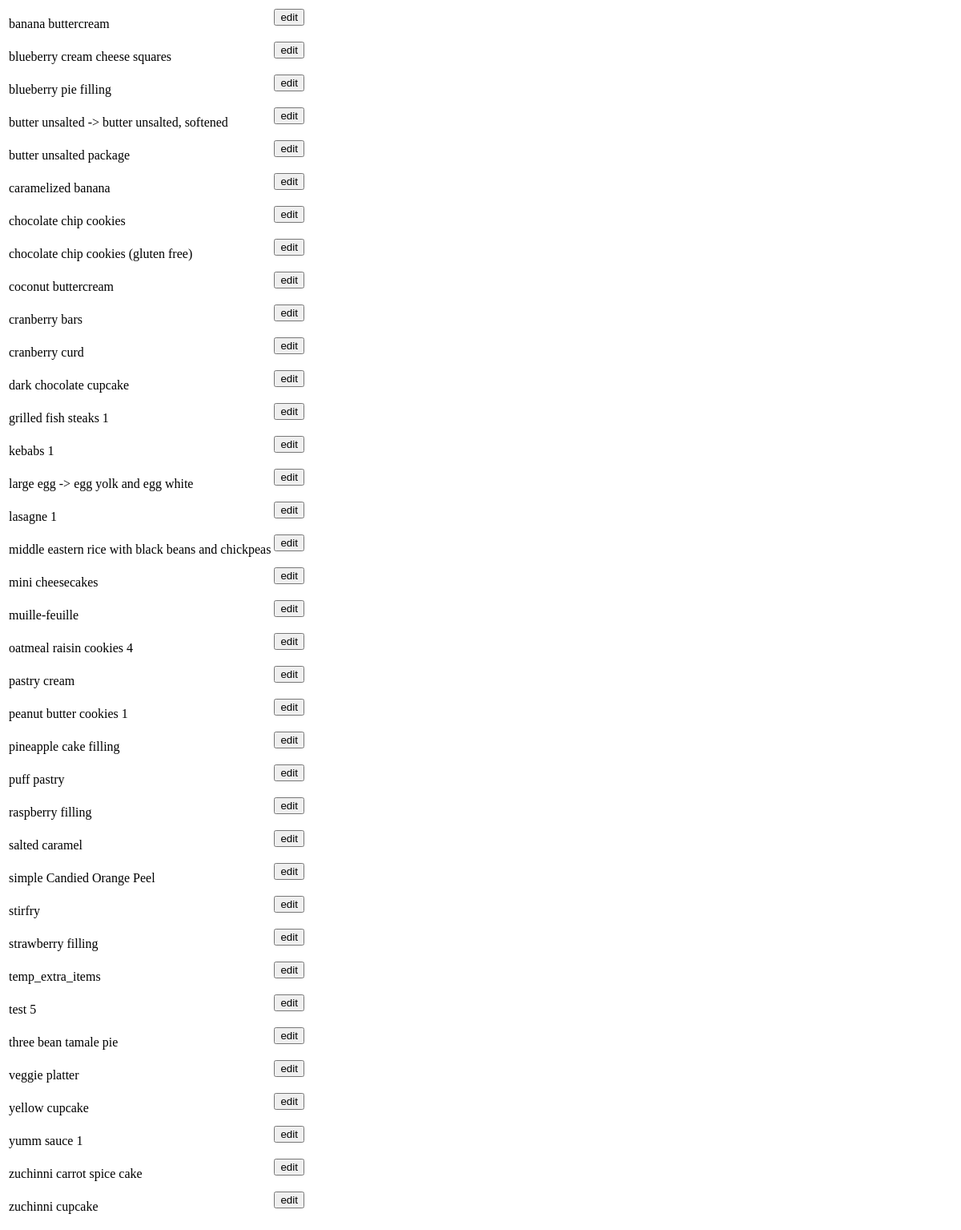
Before: /kitchen/recipe_list/ with the older database file.
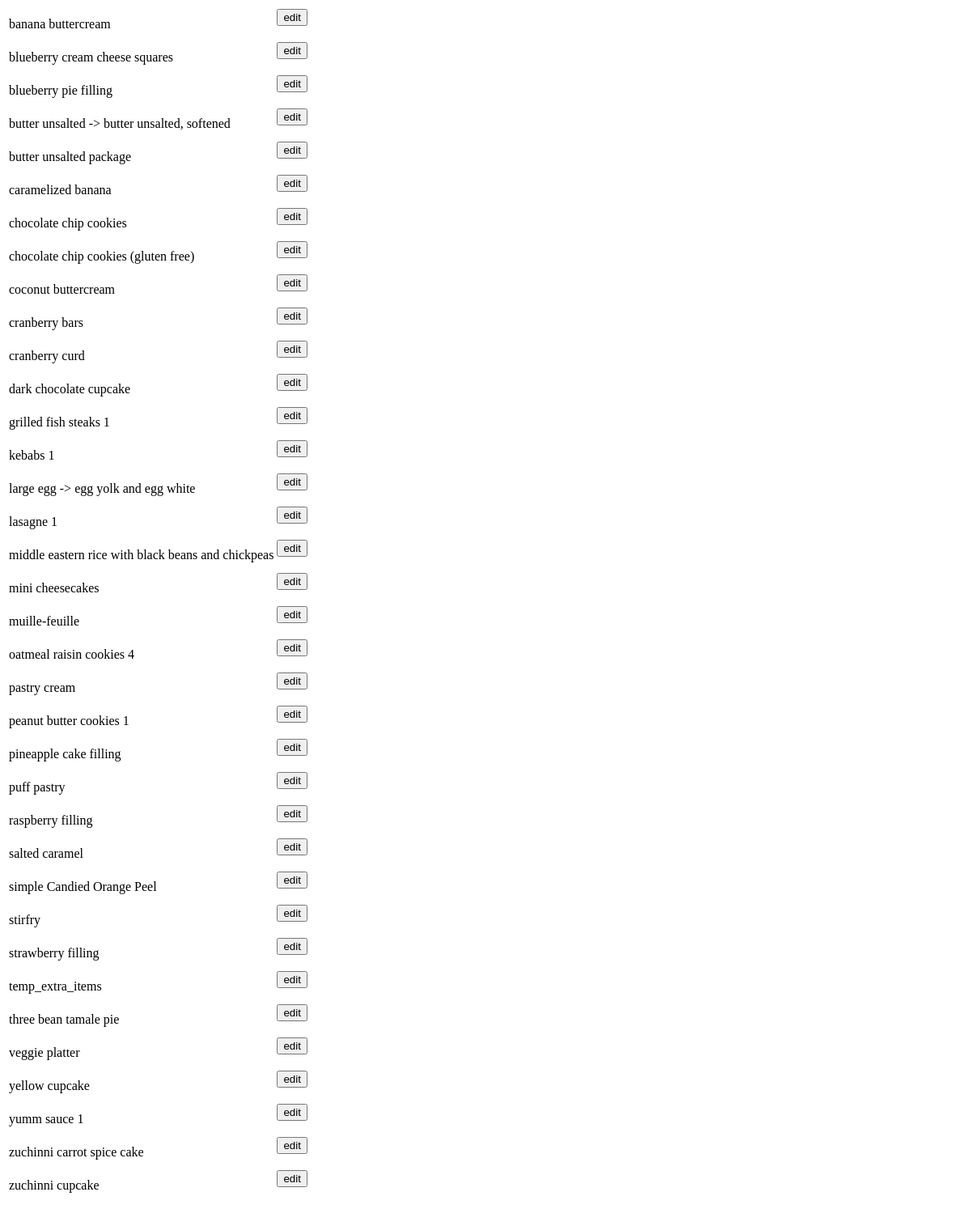
After: the same page with the newer database file.
### kitchen/models.py (models this page shows, shortened)
class Recipe(models.Model):
    name = models.CharField(max_length=256)
    source = models.CharField(max_length=256, blank=True)
    lcm = models.FloatField(default=1.0)
    ingredients = models.ManyToManyField(Item, through='Ingredient')
    text = models.TextField(blank=True)
    class Meta:
        ordering = ('name',)

### kitchen/views.py (the view)
# urls.py: url(r'recipe_list/$',          views.recipe_list,      name='recipe_list'),
def recipe_list(request):
    recipes = Recipe.objects.all()
    return render(request, 'kitchen/recipe_list.html', {'recipes':recipes})

### kitchen/templates/kitchen/recipe_list.html (shortened to what this page needs)
<html>
<body>
<table>
{% for r in recipes %}
<tr>
	<td>{{ r.name }}</td>
	<td>
		<form action="{% url 'kitchen:recipe_edit' r.id %}" method="post">
			<input type="submit" value="edit">
		</form>
	</td>
</tr>
{% endfor %}
</table>
</body>
</html>

Changed rows visible on the page:
removed Recipe: name "test 5"
